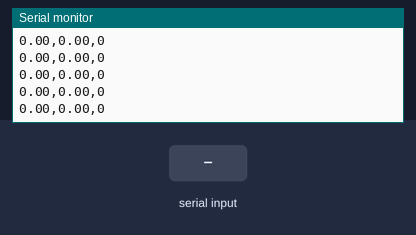
A sketch run on a simulated Arduino Uno, built with avr-gcc and run on an emulated ATmega328P. On the bench: the last lines printed to the serial monitor. Inputs (shaded band) come from the test bench.

Above: at 1.2 s.
1.3 s: "90,45\n" received over Serial
At 2.46 s:
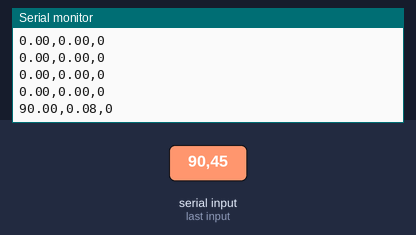
2.8 s: "30,150\n" received over Serial
At 3.96 s:
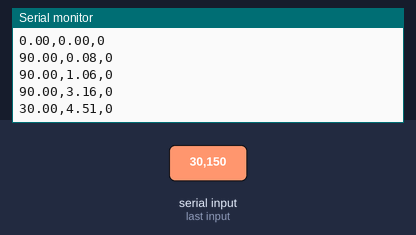
Timing chart, 0 to 5.8 s (numbered marks = the images above; inputs shaded):
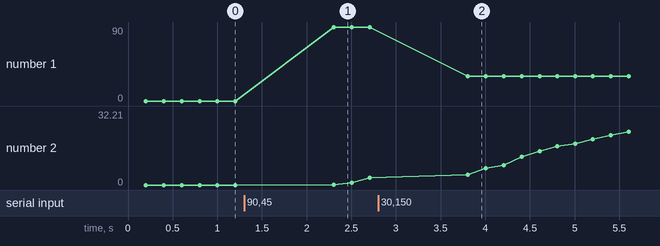

The sketch:

DIGITAL.ino
```cpp
float compute(const float Xn){
    static unsigned long startTime = millis();
    static const int dt = 100; // ms
    static float Xn1, Xn2;
    static float Yn1, Yn2;

    if(millis() - startTime < dt)
        return Yn1;

    startTime = millis();
    const float Yn = Xn*(0.000944) + Xn1*(0.001888) + Xn2*(0.000944) + Yn1*(1.911226) + Yn2*(-0.915003);
    Xn2 = Xn1; Xn1 = Xn;
    Yn2 = Yn1; Yn1 = Yn;
    return Yn;
}

void setup(){
    Serial.begin(9600);
}

void loop(){
    static float setpoint = 0.00;

    if(Serial.available())
        setpoint = Serial.readString().toFloat();

    const float output = compute(setpoint);
    plotStates(setpoint, output);
}

void plotStates(float setpoint, float output){
    static unsigned long startTime;
    static const int interval = 200;

    if(millis() - startTime < interval)
        return;

    startTime = millis();
    Serial.println(String(setpoint) + "," + String(output) + ",0");
}
```

Measured:
- after the input at 1.3 s, the serial monitor: prints a new line after 1.0 s (image 1)
- after the input at 2.8 s, the serial monitor: prints a new line after 1.0 s (image 2)
- plotted number 1: 0 → 90 after the input at 1.3 s, 90 → 30 after the input at 2.8 s
- plotted number 2: 0 → 3.16 after the input at 1.3 s, 3.16 → 31.58 after the input at 2.8 s
